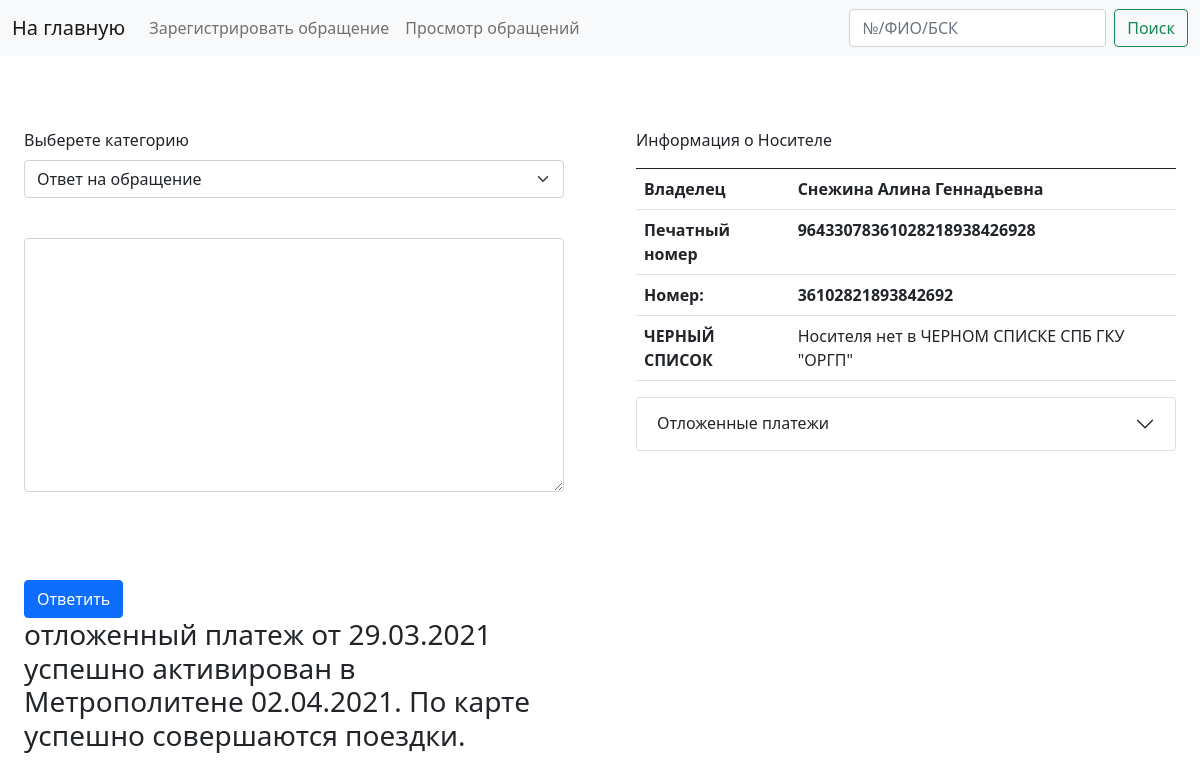
Page /appeal/appeal_edit/21 on the committed database.
### appeal/models.py (models this page shows, shortened)
class Appeal(models.Model):
	auto_park 	 				=	models.CharField(max_length=50, default=None, null = True, blank=True)
	bsk_number  				=	models.CharField(max_length=50)
	appeal_num	 				=	models.IntegerField(default = None, unique=True)
	appeal_create_date  		=	models.DateField(default = None, null = True)
	appeal_code  				=	models.CharField(max_length=50, default=None, null = True, blank=True)
	appeal_method  	 			=	models.CharField(max_length=50, default=None, null = True, blank=True)
	appeal_owner_name  			=	models.CharField(max_length=50, default=None, null = True)
	appeal_owner_phone_number	= 	models.CharField(max_length=50, default=None, null = True, blank=True)
	district  					=	models.CharField(max_length=50, default=None, null = True, blank=True)
	incident_date  				=	models.DateField(default = None, null = True, blank=True)
	incident_time  				=	models.DateField(default = None, null = True, blank=True)
	route_number  				=	models.IntegerField(default = None, null = True, blank=True)
	stop_name  					=	models.CharField(max_length=50, default=None, null = True, blank=True)
	route_direction  			=	models.CharField(max_length=50, default=None, null = True, blank=True)
	auto_number  				=	models.CharField(max_length=50, default=None, null = True, blank=True)
	answer_method	  			=	models.CharField(max_length=50, default=None, null = True, blank=True)
	answer  					=	models.TextField(max_length=500, default=None, null = True, blank=True)
	accepted  					=	models.BooleanField(default = False)
	generated  					=	models.BooleanField(default = False)

### appeal/views.py (the view)
# urls.py: path('appeal_edit/<int:appeal_id>', appeal_edit),#пока только редактирование ОТВЕТА на обращение
def appeal_edit(request, appeal_id):
    appeal = Appeal.objects.get(id=appeal_id)
    bsk_num = (str(appeal.bsk_number)[8:-1])
    info = check_bsk_info(bsk_num)
    bsk_in_black_list = info['black_list']
    bsk_in_send_payment = info['send_payment']
    if request.method == 'POST':
        form = AppealAnswerForm(request.POST)
        if form.is_valid():
            appeal.answer       = form.cleaned_data['answer']
            appeal.generated    = False
            appeal.accepted     = False
            appeal.save()
            return HttpResponseRedirect('/appeal/appeal_list')
    else:
        form = AppealAnswerForm()
    return render(request, 'appeal/edit.html', {'appeal'            : appeal,
                                                'bsk_num'           : bsk_num,
                                                'form'              : form,
                                                'bsk_in_black_list' : bsk_in_black_list,
                                                'send_payment'      : bsk_in_send_payment,
                                                }
                                                )

### appeal/forms.py
class AppealAnswerForm(forms.Form):
    answer = forms.CharField(label='answer', max_length=500, widget=forms.Textarea)
    answer.widget.attrs.update({'class':'form-control', 'required':'required'})

### appeal/services.py (called while the page is built)
def check_bsk_info(bsk_number):
	server = '192.168.6.111\sod'
	database = 'BaseSOD'
	username = 'sa'
	password = 'SOD-Server'
	cnxn = pyodbc.connect('DRIVER={ODBC Driver 17 for SQL Server};SERVER='+server+';DATABASE='+database+';UID='+username+';PWD='+ password)
	cursor = cnxn.cursor()
	black_list_query = cursor.execute("SELECT * FROM baseSOD.dbo.BlackList WHERE card_num = '%s';"%bsk_number).fetchall()
	send_payment_query = cursor.execute("SELECT * FROM baseSOD.dbo.SendPayment WHERE CardNumber = '%s';"%bsk_number).fetchall()
	sod_trans_query = cursor.execute("SELECT * FROM baseSOD.dbo.BlackList WHERE card_num = '%s';"%bsk_number).fetchall()
	return {'black_list' 	: black_list_query,
			'send_payment'	: send_payment_query,
			}

### templates/appeal/edit.html (shortened to what this page needs)
{% extends 'appeal/appeal.html' %}
{% load static %}
{% block appeal_form %}
<br><br><br>
<div class="row">
  <br><br><br>
  <div class="col-md-6">
    <div class="container">
      <form action="/appeal/appeal_edit/{{ appeal.id }}" method = "POST">
        <fieldset >
            <div class="mb-3">
              <label for="Select" class="form-label">Выберете категорию</label>
              <select id="Select" class="form-select">
                <option>Ответ на обращение</option>
              </select>
            </div>
              <br>
        <div class="mb-3">
            {{ form.answer }}
        </div>
            <br><br><br>
            <button type="submit" class="btn btn-primary">Ответить</button>
        </fieldset>
      </form>
      {% if appeal.answer %}<h3>{{ appeal.answer }}</h3>{% endif %}
    </div>
  </div>
  <div class="col-md-6">
    <div class="container">
      <a>Информация о Носителе</a>
      <table class="table">
        <thead>
          <tr>
            <th scope="col"></th>
            <th scope="col"></th>
          </tr>
        </thead>
        <tbody>
          <tr>
            <th scope="row">Владелец</th>
            <th scope="row">{{ appeal.appeal_owner_name }}</th>
          </tr>
          <tr>
            <th scope="row">Печатный номер </th>
            <th scope="row">{{ appeal.bsk_number }}</th>
          </tr>
          <tr>
            <th scope="row">Номер:</th>
            <th scope="row">{{ bsk_num }}</th>
          </tr>
          <tr>
            <th scope="row">ЧЕРНЫЙ СПИСОК</th>
            <td>{% if bsk_in_black_list %}Носитель в ЧЕРНОМ СПИСКЕ СПБ ГКУ "ОРГП" {% else %} Носителя нет в ЧЕРНОМ СПИСКЕ СПБ ГКУ "ОРГП"{% endif %}</td>
          </tr>
        </tbody>
      </table>
    </div>
    <div class="container">
      <div class="accordion" id="accordionExample">
        <div class="accordion-item">
          <h2 class="accordion-header" id="headingOne">
            <button class="accordion-button collapsed" type="button" data-bs-toggle="collapse" data-bs-target="#collapseOne" aria-expanded="true" aria-controls="collapseOne">
              Отложенные платежи
            </button>
          </h2>
        </div>
      </div>
    </div>
  </div>
</div>
{% endblock %}

### rows in the picture
Appeal: answer "отложенный платеж от 29.03.2021 успешно активирован в Метрополитене 02.04.2021. По карте успешно совершаются поездки.", appeal_owner_name "Снежина Алина Геннадьевна", bsk_number "96433078361028218938426928"

### other values in the picture
{{ bsk_num }} "36102821893842692"
